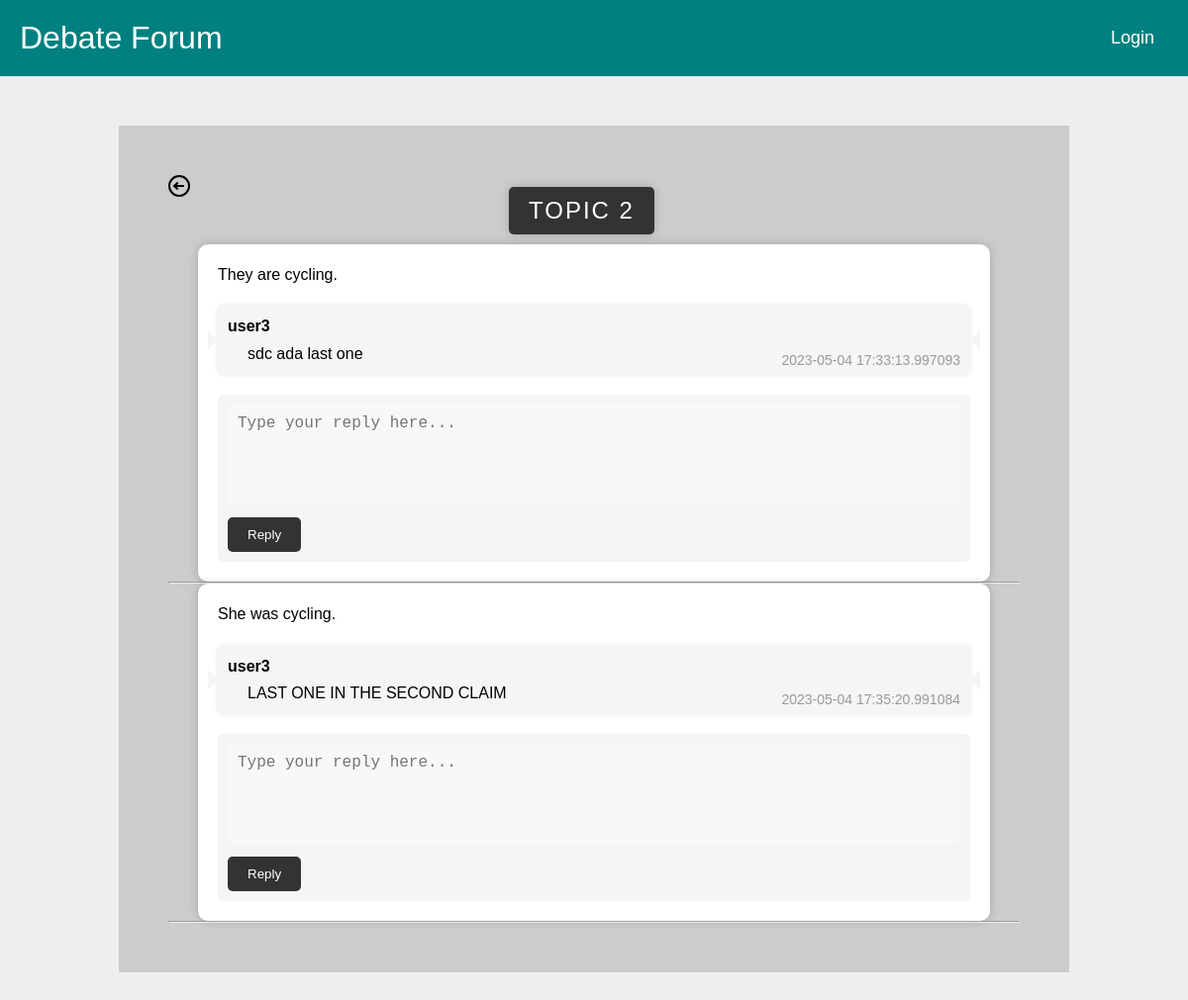
The app's page /claim/2 with its own data.
### tables this page shows
CREATE TABLE topic (
    topicID INTEGER NOT NULL PRIMARY KEY AUTOINCREMENT,  -- Topic's ID number
    topicName TEXT NOT NULL,                             -- Topic's text
    postingUser INTEGER REFERENCES user(userID) ON DELETE SET NULL ON UPDATE CASCADE, -- FK (foreign key) of posting user
    creationTime TIMESTAMP NOT NULL DEFAULT CURRENT_TIMESTAMP,                       -- Time topic was created
    updateTime TIMESTAMP NOT NULL DEFAULT CURRENT_TIMESTAMP,      -- Last time a claim/reply was added
    category TEXT NOT NULL
);

CREATE TABLE claim (
    claimID INTEGER NOT NULL PRIMARY KEY AUTOINCREMENT,   -- CLaim ID number
    topic INTEGER NOT NULL REFERENCES topic(topicID) ON DELETE CASCADE ON UPDATE CASCADE, -- FK of claim
    postingUser INTEGER REFERENCES user(userID) ON DELETE SET NULL ON UPDATE CASCADE, -- FK of poisting user
    creationTime TIMESTAMP NOT NULL DEFAULT CURRENT_TIMESTAMP,   -- Time topic was created
    updateTime TIMESTAMP NOT NULL DEFAULT CURRENT_TIMESTAMP,      -- Last time a reply was added
    text TEXT NOT NULL                                   -- Actual text
);

CREATE TABLE user (
    userID INTEGER NOT NULL PRIMARY KEY AUTOINCREMENT, -- Integer user ID / key
    userName TEXT NOT NULL,                            -- Login username
    passwordHash BLOB NOT NULL,                        -- Hashed password (bytes in python)
    isAdmin BOOLEAN NOT NULL,                          -- If user is admin or not. Ignore if not implementing admin
    creationTime TIMESTAMP NOT NULL DEFAULT CURRENT_TIMESTAMP,      -- Time user was created
    lastVisit TIMESTAMP NOT NULL DEFAULT CURRENT_TIMESTAMP -- User's last visit, for showing new content when they return
);

CREATE TABLE replyText (
    replyTextID INTEGER NOT NULL PRIMARY KEY AUTOINCREMENT,                           -- Reply ID
    postingUser INTEGER REFERENCES user(userID) ON DELETE SET NULL ON UPDATE CASCADE, -- FK of posting user
    creationTime TIMESTAMP NOT NULL DEFAULT CURRENT_TIMESTAMP,                                                   -- Posting time
    text TEXT NOT NULL                                                                -- Text of reply
);

### routes/claim.py (the view)
@app.route("/claim/<int:topicID>", methods = ['GET','POST'])
def claim(topicID):
    conn = get_db_connection()
    claims = conn.execute(f"SELECT * FROM claim WHERE topic == '{topicID}'").fetchall()
    topic = conn.execute(f"SELECT * FROM topic WHERE topicID == '{topicID}'").fetchone()
    data = []
    cur = conn.cursor()
    for claim in claims:
        postingUser = conn.execute(f"SELECT * FROM user WHERE userID == '{claim['postingUser']}'").fetchone()
        replies = conn.execute(f"""SELECT replyText.replyTextID AS reply_id, replyText.postingUser AS reply_posting_user, replyText.creationTime AS reply_creation_time, replyText.text AS reply_text
                FROM claim
                JOIN replyToClaim ON claim.claimID = replyToClaim.claim
                JOIN replyText ON replyToClaim.reply = replyText.replyTextID
                WHERE claim.claimID = {claim['claimID']} ORDER BY reply_creation_time DESC""").fetchall()
        repliesData = []
        for re in replies:
            postingUser = conn.execute(f"SELECT * FROM user WHERE userID == '{re['reply_posting_user']}'").fetchone()
            repliesData.append({
                "reply_id":re["reply_id"],
                "postingUser":postingUser["userName"],
                "text":re['reply_text'],
                "creationTime":re['reply_creation_time'],
        })
        data.append(
            {"claimID":claim['claimID'],
             "postingUser":postingUser["userName"],
             "creationTime":claim['creationTime'],
             "updateTime":claim['updateTime'],
             "text":claim['text'],
             "repliesData":repliesData,
             "topicID":topicID
             }
        )
    conn.close()
    return render_template('claim.html',claims = data,topic=topic)

### get_db_connection.py (called while the page is built)
def get_db_connection():
    conn = sqlite3.connect('database/database.db')
    conn.row_factory = sqlite3.Row
    return conn

### templates/claim.html (shortened to what this page needs)
{% extends "nav.html" %}
{% block content %}
<link rel="stylesheet" href="{{ url_for('static', filename='css/card.css')}}" />
<link rel="stylesheet" href="{{ url_for('static', filename='css/claim.css')}}" />
<a  href="{{ url_for('home') }}" style="text-align: left;max-width:100px;">
  <i class="gg-arrow-left-o" aria-hidden="true"></i>
</a>
<div class="title-label">{{topic['topicName']}}</div>
<div id="claim-list">
{% for claim in claims %}
<div class="post-card">
  <p>{{claim.text}}</p>
  <ul id="replies-list" class="replies-list">
    <li class="reply">
      <div class="author">{{claim.repliesData[0].postingUser}}</div>
      <div class="content">{{claim.repliesData[0].text}}</div>
      <div class="date">{{claim.repliesData[0].creationTime}}</div>
    </li>
  </ul>
  <div class="reply-form">
      <textarea id="replyText{{claim.claimID}}" name="reply" placeholder="Type your reply here..."></textarea>
      <input  type="submit" value="Reply" onclick="onReplyClick(document.getElementById('replyText{{claim.claimID}}').value,'{{claim.topicID}}','{{claim.claimID}}')">
  </div>
</div>
<hr>
  {% endfor %}
</div>
{% endblock %}

### static/css/nav.css (style rules this page uses)
* { margin: 0; padding: 0; box-sizing: border-box; }
body { font-family: cursive; }
a { text-decoration: none; }
li { list-style: none; }
.gg-arrow-left-o { box-sizing: border-box; position: relative; display: block; width: 22px; height: 22px; border: 2px solid; transform: scale(var(--ggs,1)); border-radius: 22px; color: black; }
.gg-arrow-left-o::after, .gg-arrow-left-o::before { content: ""; display: block; box-sizing: border-box; position: absolute; left: 4px }
.gg-arrow-left-o::after { width: 6px; height: 6px; border-bottom: 2px solid; border-left: 2px solid; transform: rotate(45deg); bottom: 6px }
.gg-arrow-left-o::before { width: 10px; height: 2px; bottom: 8px; background: currentColor }

### static/css/card.css (style rules this page uses)
body { background: #e5ded8; box-sizing: border-box; }
textarea { width: 100%; height: 150px; padding: 12px 20px; box-sizing: border-box; border: 2px solid #ccc; border-radius: 4px; background-color: #f8f8f8; font-size: 16px; resize: none; }

### static/css/claim.css (style rules this page uses)
body { font-family: Arial, sans-serif; background-color: #eee; }
.post-card { background-color: white; padding: 20px; border-radius: 10px; box-shadow: 0px 0px 10px rgba(0, 0, 0, 0.2); margin-bottom: 20px; max-width: 800px; margin: auto; }
.post-card p { margin-top: 0; margin-bottom: 10px; line-height: 1.4; font-size: 16px; }
.post-card .reply-form { background-color: #f5f5f5; padding: 10px; border-radius: 5px; margin-top: 20px; }
.post-card .reply-form textarea { width: 100%; height: 100px; padding: 10px; border: none; border-radius: 5px; resize: none; margin-bottom: 10px; }
.post-card .reply-form input[type="submit"] { background-color: #333; color: white; border: none; padding: 10px 20px; border-radius: 5px; cursor: pointer; transition: all 0.3s ease; }
.replies-list { list-style: none; padding: 0; margin-top: 20px; }
.reply { background-color: #f5f5f5; padding: 10px; border-radius: 5px; margin-bottom: 10px; font-size: 16px; line-height: 1.4; box-shadow: 0px 0px 5px rgba(0, 0, 0, 0.1); position: relative; }
.reply:before { content: ''; position: absolute; top: 50%; left: -10px; margin-top: -10px; border-style: solid; border-width: 10px 0 10px 10px; border-color: transparent transparent transparent #f5f5f5; }
.reply:after { content: ''; position: absolute; top: 50%; right: -10px; margin-top: -10px; border-style: solid; border-width: 10px 10px 10px 0; border-color: transparent #f5f5f5 transparent transparent; }
.reply .author { font-weight: bold; margin-bottom: 5px; }
.reply .content { margin-left: 20px; }
.reply .date { position: absolute; bottom: 5px; right: 10px; font-size: 14px; color: #999; }
.title-label { display: inline-block; background-color: #333; color: white; padding: 10px 20px; margin-left: 40%; border-radius: 5px; font-size: 24px; text-transform: uppercase; letter-spacing: 2px; box-shadow: 0px 0px 10px rgba(0, 0, 0, 0.2); transform: translateY(-10px); transition: all 0.3s ease; cursor: pointer; }

### records on screen
topic: topicName "TOPIC 2"
claim: text "They are cycling."
user: userName "user3" "user3"
replyText: text "sdc ada last one", creationTime "2023-05-04 17:33:13.997093"
claim: text "She was cycling."
replyText: text "LAST ONE IN THE SECOND CLAIM", creationTime "2023-05-04 17:35:20.991084"
